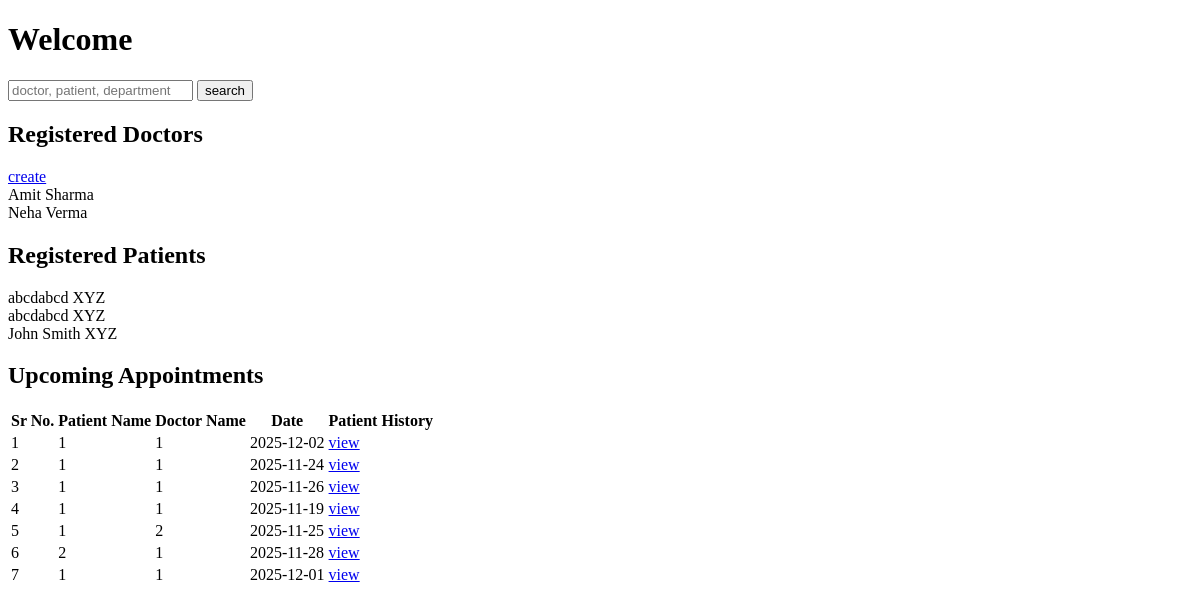
Before: /admin_dashboard/1 with the older database file.
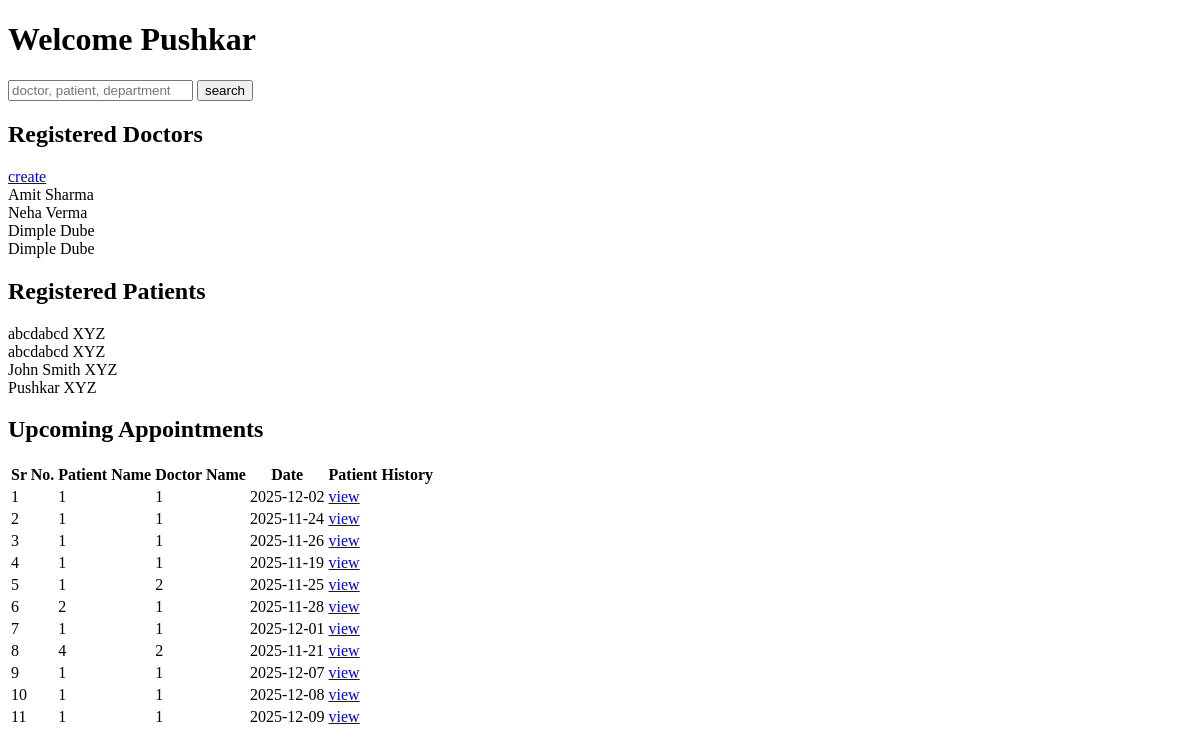
After: the same page with the newer database file.
### models.py (models this page shows)
class Doctor(db.Model):
    DoctorID = db.Column(db.Integer, primary_key=True)
    FirstName = db.Column(db.String,nullable=False)
    LastName = db.Column(db.String,nullable=False)
    Username= db.Column(db.String, nullable=False)
    Password = db.Column(db.String, nullable=False)
    available=db.Column(db.String)
    Department = db.Column(db.String, db.ForeignKey('department.Department_name'), nullable=False)
    Position = db.Column(db.String)
    Experience = db.Column(db.Integer)
    Remarks = db.Column(db.String)
    photo = db.Column(db.String)
    appointments = db.relationship('Appointment', back_populates='doctor', cascade="all, delete")
    department_rel = db.relationship('Department', back_populates='doctors')

class Patient(db.Model):
    PatientID = db.Column(db.Integer, primary_key=True)
    FirstName = db.Column(db.String,nullable=False)
    LastName = db.Column(db.String,nullable=False)
    Username= db.Column(db.String, nullable=False)
    Password = db.Column(db.String, nullable=False)
    appointments = db.relationship('Appointment', back_populates='patient', cascade="all, delete")
    histories = db.relationship('PatientHistory', back_populates='patient', cascade="all, delete")

class Appointment(db.Model):
    AppointmentID = db.Column(db.Integer, primary_key=True)
    PatientID = db.Column(db.Integer, db.ForeignKey('patient.PatientID'), nullable=False)
    DoctorID = db.Column(db.Integer, db.ForeignKey('doctor.DoctorID'), nullable=False)
    Date=db.Column(db.Date)
    Time = db.Column(db.String)
    Purpose=db.Column(db.String)
    Status=db.Column(db.Enum("Booked","Completed","Cancelled"),
        nullable=False,
        default='Booked'
    )
    patient = db.relationship('Patient', back_populates='appointments')
    doctor = db.relationship('Doctor', back_populates='appointments')

class Admin(db.Model):
    AdminID = db.Column(db.Integer, primary_key=True)
    FirstName = db.Column(db.String,nullable=False)
    LastName = db.Column(db.String,nullable=False)
    Username= db.Column(db.String, nullable=False)
    Password = db.Column(db.String, nullable=False)

### routes/admin.py (the view)
@app.route("/admin_dashboard/<int:adminID>")
def admin_dashboard(adminID):
    patients = Patient.query.all()
    doctors = Doctor.query.all()
    appointments = Appointment.query.all()
    admin = Admin.query.get(adminID)
    return render_template("admin_dashboard.html", patients=patients, doctors=doctors, appointments=appointments, admin=admin)

### templates/admin_dashboard.html (shortened to what this page needs)
<!DOCTYPE html>
<html lang="en">
<head>
</head>
<body>
    <div class="container">
        <div class="header">
            <h1>Welcome {{ admin.FirstName }}</h1>
            <div class="search-box">
                <input type="text" placeholder="doctor, patient, department">
                <button>search</button>
            </div>
        </div>
        <div class="section">
            <div class="section-header">
                <h2>Registered Doctors</h2>
                <a href="{{ url_for('add_doctor') }}" class="create-btn">create</a>
            </div>
            <div class="list-box">
                {% for doctor in doctors %}
                <div class="list-item">
                    <span class="item-name">{{ doctor.FirstName }} {{ doctor.LastName }}</span>
                </div>
                {% endfor %}
            </div>
        </div>
        <div class="section">
            <h2>Registered Patients</h2>
            <div class="list-box">
                {% for patient in patients %}
                <div class="list-item">
                    <span class="item-name">{{ patient.FirstName }} {{ patient.LastName }}</span>
                </div>
                {% endfor %}
            </div>
        </div>
        <div class="section">
            <h2>Upcoming Appointments</h2>
            <div class="list-box">
                <table>
                    <thead>
                        <tr>
                            <th>Sr No.</th>
                            <th>Patient Name</th>
                            <th>Doctor Name</th>
                            <th>Date</th>
                            <th>Patient History</th>
                        </tr>
                    </thead>
                    <tbody>
                        {% for appointment in appointments %}
                        <tr>
                            <td>{{ appointment.AppointmentID }}</td>
                            <td>{{ appointment.PatientID }}</td>
                            <td>{{ appointment.DoctorID }}</td>
                            <td>{{ appointment.Date }}</td>
                            <td>
                               <a href="{{ url_for('view_patient_history', patient_id=appointment.PatientID) }}" class="btn btn-view">view</a>
                            </td>
                        </tr>
                        {% endfor %}
                    </tbody>
                </table>
            </div>
        </div>
    </div>
</body>
</html>

Changed rows visible on the page:
added Admin: FirstName "Pushkar"
added Doctor: FirstName "Dimple", LastName "Dube"
added Doctor: FirstName "Dimple", LastName "Dube"
added Patient: FirstName "Pushkar", LastName "XYZ"
added Appointment: AppointmentID "8", PatientID "4", DoctorID "2", Date "2025-11-21"
added Appointment: AppointmentID "9", PatientID "1", DoctorID "1", Date "2025-12-07"
added Appointment: AppointmentID "10", PatientID "1", DoctorID "1", Date "2025-12-08"
added Appointment: AppointmentID "11", PatientID "1", DoctorID "1", Date "2025-12-09"
